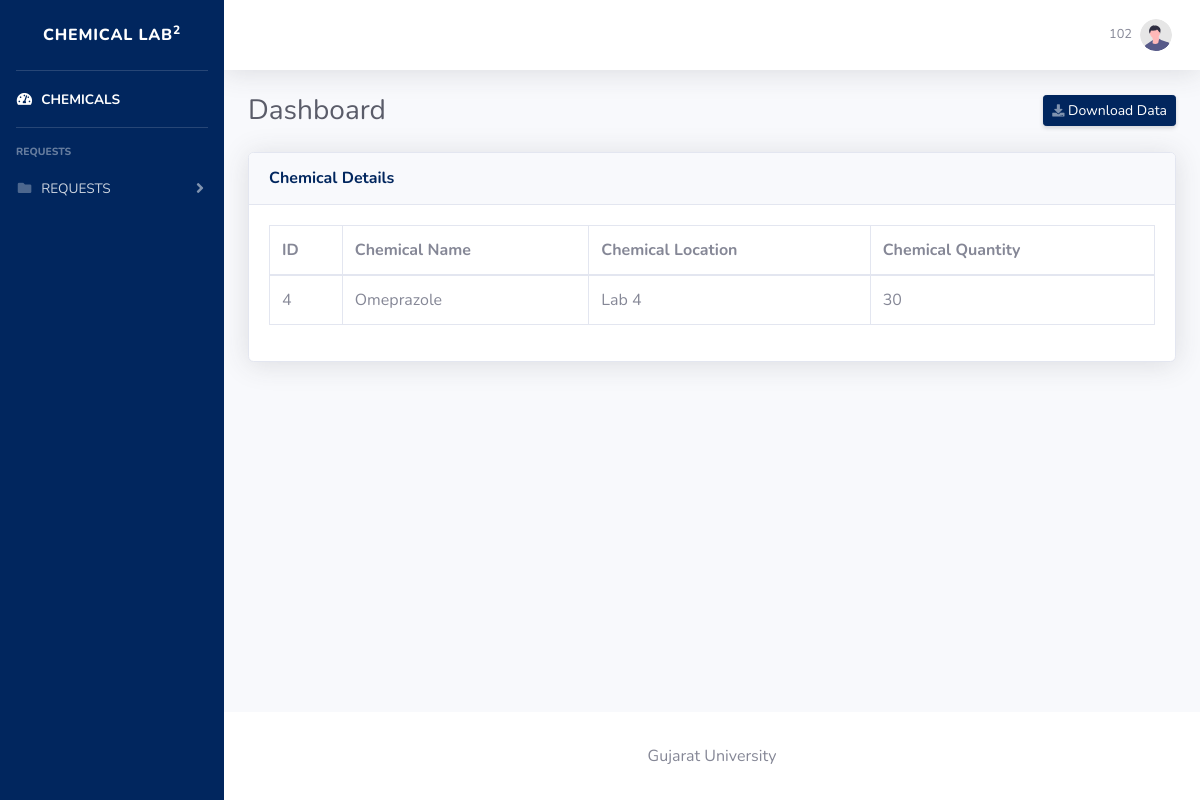
The app's page /lab_head/lab_head_dashboard.php (signed in), older data.
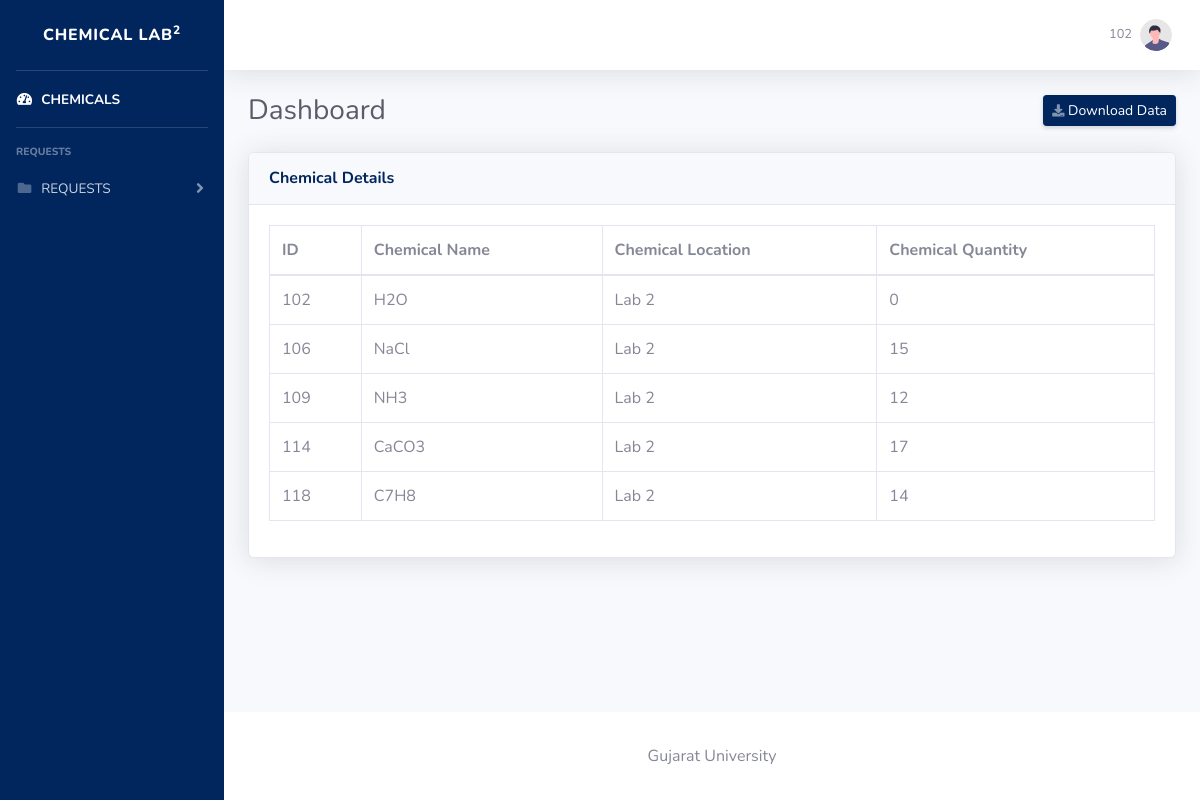
The same page, newer data.
### tables this page shows
CREATE TABLE `tbl_chemical` (
  `chem_id` varchar(3) NOT NULL,
  `chem_name` varchar(40) NOT NULL,
  `chem_loc` varchar(2) NOT NULL,
  `chem_quan` varchar(3) NOT NULL
);

### lab_head/lab_head_dashboard.php (the view, shortened to what the changed rows need)
<?php
$username = $_SESSION["username"];
require '../php_files/connection.php';
$headDetails = "SELECT * FROM tbl_lab_head WHERE id = '$username'";
$resultHead = mysqli_query($conn, $headDetails);
$rowHead = mysqli_fetch_assoc($resultHead);
$headLab = $rowHead['lab_no'];
$sql = "SELECT * FROM tbl_chemical WHERE chem_loc = '$headLab'";
$result = mysqli_query($conn, $sql);
$chemicals = [];
while ($row = mysqli_fetch_assoc($result)) {
    $chemicals[] = $row;
}
?>
<!DOCTYPE html>
<html lang="en">
<head>
    <link href="../vendor/fontawesome-free/css/all.min.css" rel="stylesheet" type="text/css">
    <link href="../css/sb-admin-2.min.css" rel="stylesheet">
</head>
<body id="page-top">
    <div id="wrapper">
        <div id="content-wrapper" class="d-flex flex-column">
            <div id="content">
                <div class="container-fluid">
                    <div class="d-sm-flex align-items-center justify-content-between mb-4">
                        <h1 class="h3 mb-0 text-gray-800">Dashboard</h1>
                    </div>
                    <div class="card shadow mb-4">
                        <div class="card-body">
                            <div class="table-responsive">
                                <table class="table table-bordered" id="dataTable" width="100%" cellspacing="0">
                                    <thead>
                                        <tr>
                                            <th>ID</th>
                                            <th>Chemical Name</th>
                                            <th>Chemical Location</th>
                                            <th>Chemical Quantity</th>
                                        </tr>
                                    </thead>
                                    <tbody>
                                        <?php foreach ($chemicals as $chemical) : ?>
                                            <tr>
                                                <td><?php echo $chemical['chem_id']; ?></td>
                                                <td><?php echo $chemical['chem_name']; ?></td>
                                                <td><?php echo "Lab " . $chemical['chem_loc']; ?></td>
                                                <td><?php echo $chemical['chem_quan']; ?></td>
                                            </tr>
                                        <?php endforeach; ?>
                                    </tbody>
                                </table>
                            </div>
                        </div>
                    </div>
                </div>
            </div>
        </div>
    </div>
</body>
</html>

Row changes from the older to the newer data that the page shows:
removed tbl_chemical: chem "4", chem_name "Omeprazole", chem_loc "4", chem_quan "30"
now on this page (row edited): tbl_chemical: chem "102", chem_name "H2O", chem_loc "2", chem_quan "0"
added tbl_chemical: chem "106", chem_name "NaCl", chem_loc "2", chem_quan "15"
added tbl_chemical: chem "109", chem_name "NH3", chem_loc "2", chem_quan "12"
added tbl_chemical: chem "114", chem_name "CaCO3", chem_loc "2", chem_quan "17"
added tbl_chemical: chem "118", chem_name "C7H8", chem_loc "2", chem_quan "14"
